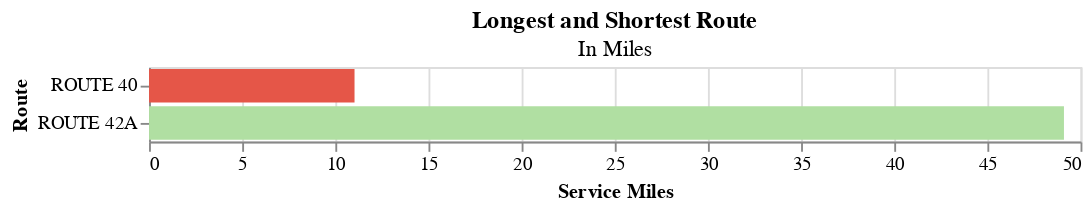

Here is the notebook cell this chart was saved with:
### Code cell
try:
    longest_shortest_df = section1.shortest_longest_route(operator_route_map)
    display(
        section1.basic_bar_chart(
            longest_shortest_df,
            "Service Miles",
            "Route",
            readable_dict["longest_shortest_route"]["title"],
            readable_dict["longest_shortest_route"]["subtitle"],
        )
    )
except:
    pass

### Figure 1 — Vega-Lite specification as saved in the notebook (floating-point values rounded to 4 significant figures)
{"config": {"view": {"continuousWidth": 300, "continuousHeight": 300}}, "data": {"name": "data-1f9a95ca723e237102326d5bd59aa9f6"}, "mark": {"type": "bar"}, "encoding": {"color": {"field": "Route", "legend": null, "scale": {"range": ["#e55648", "#b0dfa2", "#52acad"]}, "title": "Route", "type": "nominal"}, "tooltip": [{"field": "Service Miles", "type": "quantitative"}, {"field": "Route", "type": "nominal"}], "x": {"field": "Service Miles", "title": "Service Miles", "type": "quantitative"}, "y": {"field": "Route", "title": "Route", "type": "nominal"}}, "title": {"text": ["Longest and Shortest Route"], "subtitle": ["In Miles"]}, "width": 500, "$schema": "https://vega.github.io/schema/vega-lite/v5.14.1.json", "datasets": {"data-1f9a95ca723e237102326d5bd59aa9f6": [{"Route": "ROUTE 40", "Service Miles": 11.03}, {"Route": "ROUTE 42A", "Service Miles": 49.11}]}}
